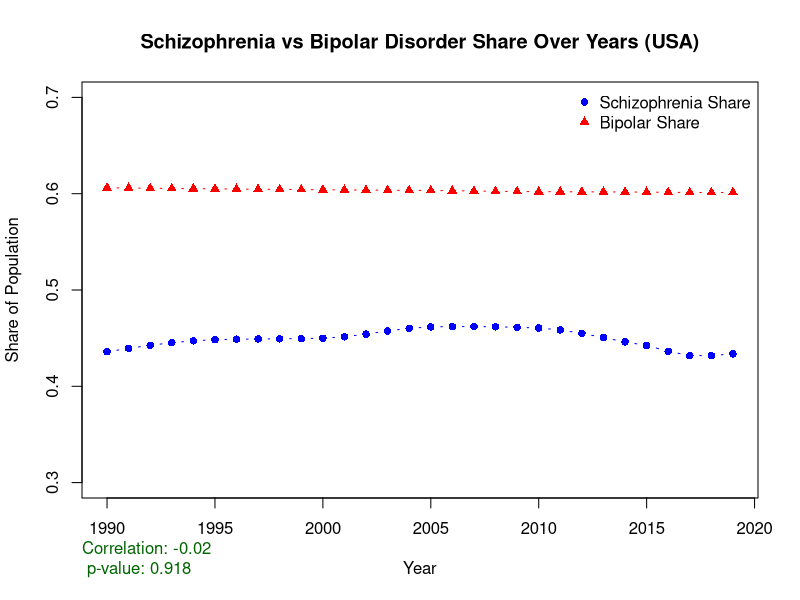
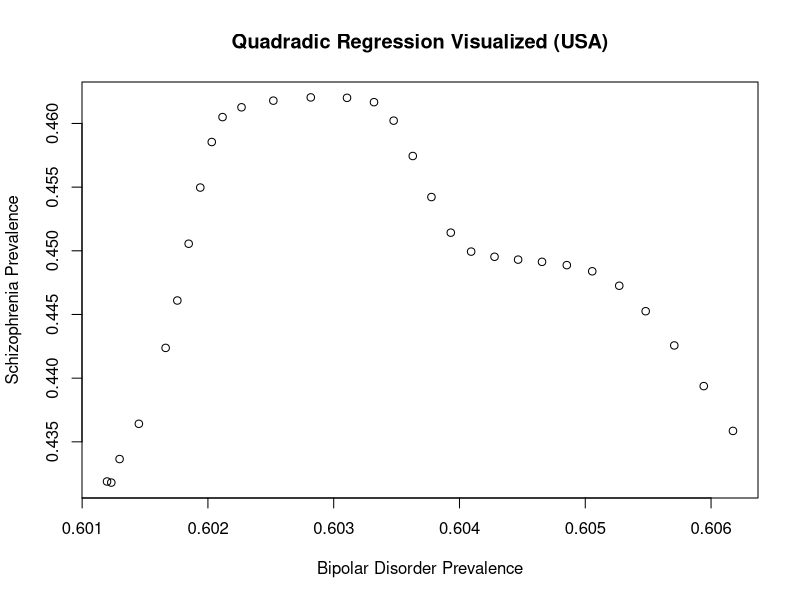

These charts were generated, in order, by the following R code: (Note: this script raises an error after producing the figures.)
# Load necessary libraries
library(readr)
library(ggplot2)

# Read the dataset for further analysis
mental_health_data <- read.csv("mental-illnesses-prevalence-all.csv")

# Get only required countries
countries_of_interest <- c("USA")  # "Australia", "Cameroon", "Cambodia"
filtered_data <- subset(mental_health_data, Code %in% countries_of_interest)

# Perform linear regression analysis
linear_model <- lm(Schizo ~ Bipolar, data = filtered_data)
summary(linear_model)
linear_model_schizo <- lm(Schizo ~ Year, data = filtered_data)
linear_model_bipolar <- lm(Bipolar ~ Year, data = filtered_data)

# Perform more complex regression
filtered_data$Bipolar2 <- filtered_data$Bipolar^2
filtered_data$Bipolar3 <- filtered_data$Bipolar^3
filtered_data$Bipolar4 <- filtered_data$Bipolar^4
quadradic_model <-lm(Schizo ~ Bipolar + Bipolar2, data = filtered_data)
cubic_model <-lm(Schizo ~ Bipolar + Bipolar2 + Bipolar3, data = filtered_data)
quartic_model <-lm(Schizo ~ Bipolar + Bipolar2 + Bipolar3 + Bipolar4, data = filtered_data)
summary(quadradic_model)
summary(cubic_model)
summary(quartic_model)

# Time series scatter plot for Schizophrenia and Bipolar Disorder share over years for the USA
time_series_plot_combined <- function(){
plot(filtered_data$Year, filtered_data$Schizo, type = "b",
     ylim = c(0.3, 0.7), xlab = "Year", ylab = "Share of Population",
     col = "blue", pch = 16,
     main = "Schizophrenia vs Bipolar Disorder Share Over Years (USA)")
lines(filtered_data$Year, filtered_data$Bipolar, type = "b", col = "red", pch = 17)

legend("topright", legend = c("Schizophrenia Share", "Bipolar Share"),
       col = c("blue", "red"), pch = c(16, 17), bty = "n")

# Correlation test between Schizophrenia and Bipolar disorder in the USA
correlation <- cor.test(filtered_data$Schizo, filtered_data$Bipolar)
mtext(paste("Correlation:", round(correlation$estimate, 2), "\n", 
            "p-value:", signif(correlation$p.value, digits = 3)), 
      side = 1, line = 3, col = "darkgreen", adj = 0)
}
time_series_plot_combined()

# Loop through each country to perform correlation and regression analysis
for (country in countries_of_interest) {
  # Filter data for the current country
  country_data <- subset(filtered_data, Code == country)
  
  # Perform Pearson correlation test
  correlation_test <- cor.test(country_data$Bipolar, country_data$Schizo, method = "pearson")
  
  # Perform linear regression analysis
  linear_model_country <- lm(Schizo ~ Bipolar, data = country_data)
  
  # Print results for each country
  cat("\nResults for", country, ":\n")
  print(correlation_test)
  print(summary(linear_model_country))
  
  # Create scatter plot with regression line for each country
  ggplot(country_data, aes(x = Bipolar, y = Schizo)) +
    geom_point() +
    geom_smooth(method = "lm", col = "blue") +
    labs(title = paste("Schizophrenia vs Bipolar in", country),
         x = "Bipolar Disorder Prevalence",
         y = "Schizophrenia Prevalence") +
    theme_minimal()
}

cor.test(filtered_data$Bipolar, filtered_data$Schizo, method = "pearson")
cor.test(filtered_data$Bipolar2, filtered_data$Schizo, method = "pearson")
# Quadradic Regression Plot
schizo_predict <- predict(quadradic_model,list(Bipolar=filtered_data$Bipolar, Bipolar2=filtered_data$Bipolar2))
plot(filtered_data$Bipolar, filtered_data$Schizo,
     main = "Quadradic Regression Visualized (USA)", 
     xlab = "Bipolar Disorder Prevalence", ylab = "Schizophrenia Prevalence"
     )
lines(filtered_data$Bipolar, schizopredict , col='blue')

# Time series analysis of Schizophrenia and Bipolar Disorder share over years for all countries
ggplot(filtered_data, aes(x = Year, y = Schizo, group = Code, color = Code)) +
  geom_line() +
  geom_point() +
  labs(title = "Schizophrenia Share Over Time",
       x = "Year",
       y = "Schizophrenia Share of Population") +
  theme_minimal()

ggplot(filtered_data, aes(x = Year, y = Bipolar, group = Code, color = Code)) +
  geom_line() +
  geom_point() +
  labs(title = "Bipolar Disorder Share Over Time",
       x = "Year",
       y = "Bipolar Disorder Share of Population") +
  theme_minimal()

# Quartile table statistics
summary(filtered_data$Schizo)
sd(filtered_data$Schizo)
summary(filtered_data$Bipolar)
sd(filtered_data$Bipolar)

# Box plots for Schizophrenia and Bipolar Disorder prevalence across countries
par(mfrow = c(1, 2))
boxplot(filtered_data$Schizo ~ filtered_data$Code, main = "Schizophrenia Prevalence (USA)",
        xlab = "Prevalence", ylab = "USA", horizontal = TRUE)
boxplot(filtered_data$Bipolar ~ filtered_data$Code, main = "Bipolar Disorder Prevalence (USA)",
        xlab = "Prevalence", ylab = "USA", horizontal = TRUE)
par(mfrow = c(1, 1))

# Histograms for each disorder across countries
par(mfrow = c(1, 2))
hist(filtered_data$Schizo, main = "Distribution of Schizophrenia Prevalence (USA)",
     xlab = "Percentage", ylab = "Frequency", col = "lightblue")
hist(filtered_data$Bipolar, main = "Distribution of Bipolar Disorder Prevalence (USA)",
     xlab = "Percentage", ylab = "Frequency", col = "lightcoral")
par(mfrow = c(1, 1))

# QQ Norm Plots - Included in next section
qqnorm(filtered_data$Schizo, pch = 1, frame = FALSE,
       main = "Normal Q-Q Plot for Schizophrenia Disorder Prevalence (USA)")
qqline(filtered_data$Schizo, col = "steelblue", lwd = 2)

qqnorm(filtered_data$Bipolar, pch = 1, frame = FALSE,
       main = "Normal Q-Q Plot for Bipolar Disorder Prevalence (USA)")
qqline(filtered_data$Bipolar, col = "steelblue", lwd = 2)

# Diagnostics Panel that is required for the presentation
par(mfrow = c(2, 2), oma = c(0, 0, 0, 0))
# Cannot name these with "main=..." because it names all 4 the same thing
plot(linear_model_schizo, main = "")
title("\nDiagnostics panel for Schizophrenia Disorder Prevalence (USA)", outer = TRUE)
# mtext("Diagnostics Panel for Presentation", outer = TRUE, cex = 1.5)
plot(linear_model_bipolar)
title("\nDiagnostics panel for Bipolar Disorder Prevalence (USA)", outer = TRUE)
par(mfrow = c(1,1))
